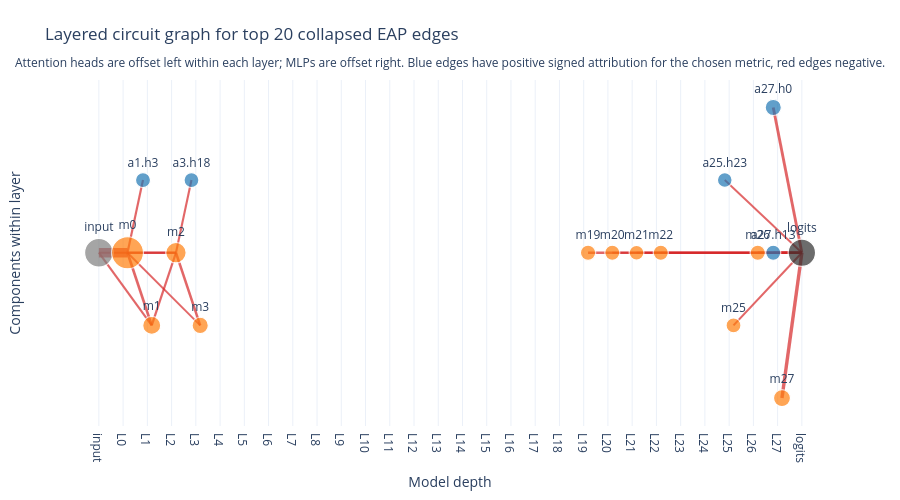
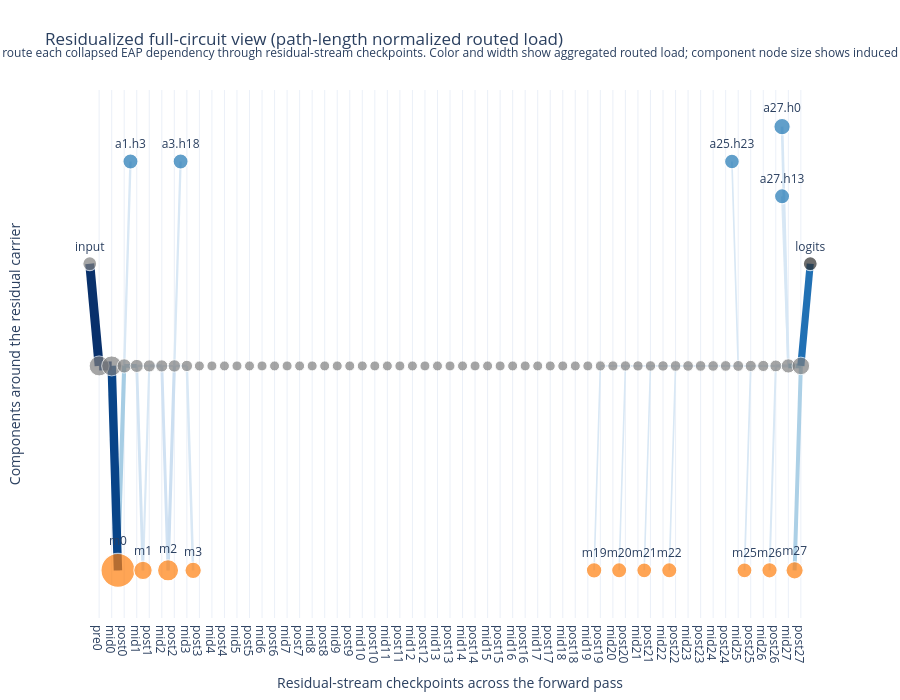

Notebook source saved alongside these figures, in order:
### Markdown cell above
## Selected Necessary Edges

### Code cell
underlying_edge_map = (
    llama_underlying.groupby("collapsed_edge", dropna=False)["underlying_edge"]
    .agg(lambda values: values.astype(str).tolist())
    .to_dict()
)

necessary_edges_table = llama_edges.copy()
necessary_edges_table["underlying_edges"] = necessary_edges_table["collapsed_edge"].map(underlying_edge_map)
necessary_edges_table = necessary_edges_table.sort_values("rank", kind="stable")[[
        "collapsed_edge",
        "parent",
        "child",
        "signed_sum",
        "abs_score",
        "rank",
        "underlying_edge_count",
        "underlying_edges",
    ]]

display(necessary_edges_table)

llama_circuit_nodes = budgeted_node_scores(llama_edges)
llama_circuit_figures = build_live_budgeted_circuit_figures(
    llama_edges,
    llama_circuit_nodes,
    top_k_edges=len(llama_edges),
    layered_circuit_min_height=500,
    layered_circuit_height_per_node=18,
)

display(Markdown("### Circuit View"))
display(Markdown("**Layered circuit**"))
display(llama_circuit_figures["layered_circuit"])

display(Markdown("**Residualized full circuit (path-length normalized routed load)**"))
display(llama_circuit_figures["residualized_normalized"])

### Figure 1 — Plotly figure (JSON) as saved in the notebook; plotly's stock layout.template omitted (floating-point values rounded to 4 significant figures)
{"data": [{"hovertemplate": "Rank 1<br>input -> m0<br>Signed score: -0.1571<br>|score|: 0.1571<br>Underlying edges: 1<extra></extra>", "line": {"color": "rgba(214,39,40,0.70)", "width": 9.5}, "mode": "lines", "showlegend": false, "type": "scatter", "x": [0, 1.18], "y": [0, 0]}, {"hovertemplate": "Rank 2<br>m27 -> logits<br>Signed score: -0.0374<br>|score|: 0.0374<br>Underlying edges: 1<extra></extra>", "line": {"color": "rgba(214,39,40,0.70)", "width": 3.407}, "mode": "lines", "showlegend": false, "type": "scatter", "x": [28.18, 29], "y": [-1, 0]}, {"hovertemplate": "Rank 3<br>a27.h0 -> logits<br>Signed score: -0.0271<br>|score|: 0.0271<br>Underlying edges: 1<extra></extra>", "line": {"color": "rgba(214,39,40,0.70)", "width": 2.879}, "mode": "lines", "showlegend": false, "type": "scatter", "x": [27.82, 29], "y": [1, 0]}, {"hovertemplate": "Rank 4<br>m0 -> m1<br>Signed score: -0.0228<br>|score|: 0.0228<br>Underlying edges: 1<extra></extra>", "line": {"color": "rgba(214,39,40,0.70)", "width": 2.663}, "mode": "lines", "showlegend": false, "type": "scatter", "x": [1.18, 2.18], "y": [0, -0.5]}, {"hovertemplate": "Rank 5<br>m0 -> m2<br>Signed score: -0.0222<br>|score|: 0.0222<br>Underlying edges: 1<extra></extra>", "line": {"color": "rgba(214,39,40,0.70)", "width": 2.631}, "mode": "lines", "showlegend": false, "type": "scatter", "x": [1.18, 3.18], "y": [0, 0]}, {"hovertemplate": "Rank 6<br>m2 -> m3<br>Signed score: -0.0198<br>|score|: 0.0198<br>Underlying edges: 1<extra></extra>", "line": {"color": "rgba(214,39,40,0.70)", "width": 2.506}, "mode": "lines", "showlegend": false, "type": "scatter", "x": [3.18, 4.18], "y": [0, -0.5]}, {"hovertemplate": "Rank 7<br>m19 -> logits<br>Signed score: -0.0167<br>|score|: 0.0167<br>Underlying edges: 1<extra></extra>", "line": {"color": "rgba(214,39,40,0.70)", "width": 2.351}, "mode": "lines", "showlegend": false, "type": "scatter", "x": [20.18, 29], "y": [0, 0]}, {"hovertemplate": "Rank 8<br>m26 -> logits<br>Signed score: -0.0155<br>|score|: 0.0155<br>Underlying edges: 1<extra></extra>", "line": {"color": "rgba(214,39,40,0.70)", "width": 2.29}, "mode": "lines", "showlegend": false, "type": "scatter", "x": [27.18, 29], "y": [0, 0]}, {"hovertemplate": "Rank 9<br>m1 -> m2<br>Signed score: -0.0148<br>|score|: 0.0148<br>Underlying edges: 1<extra></extra>", "line": {"color": "rgba(214,39,40,0.70)", "width": 2.255}, "mode": "lines", "showlegend": false, "type": "scatter", "x": [2.18, 3.18], "y": [-0.5, 0]}, {"hovertemplate": "Rank 10<br>m22 -> logits<br>Signed score: -0.0139<br>|score|: 0.0139<br>Underlying edges: 1<extra></extra>", "line": {"color": "rgba(214,39,40,0.70)", "width": 2.206}, "mode": "lines", "showlegend": false, "type": "scatter", "x": [23.18, 29], "y": [0, 0]}, {"hovertemplate": "Rank 11<br>m0 -> a1.h3<br>Signed score: -0.0123<br>|score|: 0.0130<br>Underlying edges: 3<extra></extra>", "line": {"color": "rgba(214,39,40,0.70)", "width": 2.164}, "mode": "lines", "showlegend": false, "type": "scatter", "x": [1.18, 1.82], "y": [0, 0.5]}, {"hovertemplate": "Rank 12<br>a27.h13 -> logits<br>Signed score: -0.0130<br>|score|: 0.0130<br>Underlying edges: 1<extra></extra>", "line": {"color": "rgba(214,39,40,0.70)", "width": 2.16}, "mode": "lines", "showlegend": false, "type": "scatter", "x": [27.82, 29], "y": [0, 0]}, {"hovertemplate": "Rank 13<br>m20 -> logits<br>Signed score: -0.0129<br>|score|: 0.0129<br>Underlying edges: 1<extra></extra>", "line": {"color": "rgba(214,39,40,0.70)", "width": 2.157}, "mode": "lines", "showlegend": false, "type": "scatter", "x": [21.18, 29], "y": [0, 0]}, {"hovertemplate": "Rank 14<br>input -> m1<br>Signed score: -0.0128<br>|score|: 0.0128<br>Underlying edges: 1<extra></extra>", "line": {"color": "rgba(214,39,40,0.70)", "width": 2.153}, "mode": "lines", "showlegend": false, "type": "scatter", "x": [0, 2.18], "y": [0, -0.5]}, {"hovertemplate": "Rank 15<br>m2 -> a3.h18<br>Signed score: -0.0089<br>|score|: 0.0118<br>Underlying edges: 3<extra></extra>", "line": {"color": "rgba(214,39,40,0.70)", "width": 2.099}, "mode": "lines", "showlegend": false, "type": "scatter", "x": [3.18, 3.82], "y": [0, 0.5]}, {"hovertemplate": "Rank 16<br>m25 -> logits<br>Signed score: -0.0117<br>|score|: 0.0117<br>Underlying edges: 1<extra></extra>", "line": {"color": "rgba(214,39,40,0.70)", "width": 2.094}, "mode": "lines", "showlegend": false, "type": "scatter", "x": [26.18, 29], "y": [-0.5, 0]}, {"hovertemplate": "Rank 17<br>input -> m2<br>Signed score: -0.0114<br>|score|: 0.0114<br>Underlying edges: 1<extra></extra>", "line": {"color": "rgba(214,39,40,0.70)", "width": 2.082}, "mode": "lines", "showlegend": false, "type": "scatter", "x": [0, 3.18], "y": [0, 0]}, {"hovertemplate": "Rank 18<br>m21 -> logits<br>Signed score: -0.0098<br>|score|: 0.0098<br>Underlying edges: 1<extra></extra>", "line": {"color": "rgba(214,39,40,0.70)", "width": 1.999}, "mode": "lines", "showlegend": false, "type": "scatter", "x": [22.18, 29], "y": [0, 0]}, {"hovertemplate": "Rank 19<br>a25.h23 -> logits<br>Signed score: -0.0089<br>|score|: 0.0089<br>Underlying edges: 1<extra></extra>", "line": {"color": "rgba(214,39,40,0.70)", "width": 1.953}, "mode": "lines", "showlegend": false, "type": "scatter", "x": [25.82, 29], "y": [0.5, 0]}, {"hovertemplate": "Rank 20<br>m0 -> m3<br>Signed score: -0.0084<br>|score|: 0.0084<br>Underlying edges: 1<extra></extra>", "line": {"color": "rgba(214,39,40,0.70)", "width": 1.928}, "mode": "lines", "showlegend": false, "type": "scatter", "x": [1.18, 4.18], "y": [0, -0.5]}, {"customdata": ["Node: input<br>Kind: input<br>Layer: N/A<br>Incident |score| sum: 0.1813", "Node: logits<br>Kind: logits<br>Layer: N/A<br>Incident |score| sum: 0.1668", "Node: m0<br>Kind: mlp<br>Layer: 0<br>Incident |score| sum: 0.2236", "Node: a1.h3<br>Kind: attn<br>Layer: 1<br>Incident |score| sum: 0.0130", "Node: m1<br>Kind: mlp<br>Layer: 1<br>Incident |score| sum: 0.0505", "Node: m2<br>Kind: mlp<br>Layer: 2<br>Incident |score| sum: 0.0800", "Node: a3.h18<br>Kind: attn<br>Layer: 3<br>Incident |score| sum: 0.0118", "Node: m3<br>Kind: mlp<br>Layer: 3<br>Incident |score| sum: 0.0282", "Node: m19<br>Kind: mlp<br>Layer: 19<br>Incident |score| sum: 0.0167", "Node: m20<br>Kind: mlp<br>Layer: 20<br>Incident |score| sum: 0.0129", "Node: m21<br>Kind: mlp<br>Layer: 21<br>Incident |score| sum: 0.0098", "Node: m22<br>Kind: mlp<br>Layer: 22<br>Incident |score| sum: 0.0139", "Node: a25.h23<br>Kind: attn<br>Layer: 25<br>Incident |score| sum: 0.0089", "Node: m25<br>Kind: mlp<br>Layer: 25<br>Incident |score| sum: 0.0117", "Node: m26<br>Kind: mlp<br>Layer: 26<br>Incident |score| sum: 0.0155", "Node: a27.h0<br>Kind: attn<br>Layer: 27<br>Incident |score| sum: 0.0271", "Node: a27.h13<br>Kind: attn<br>Layer: 27<br>Incident |score| sum: 0.0130", "Node: m27<br>Kind: mlp<br>Layer: 27<br>Incident |score| sum: 0.0374"], "hovertemplate": "%{customdata}<extra></extra>", "marker": {"color": ["#7f7f7f", "#2f2f2f", "#ff7f0e", "#1f77b4", "#ff7f0e", "#ff7f0e", "#1f77b4", "#ff7f0e", "#ff7f0e", "#ff7f0e", "#ff7f0e", "#ff7f0e", "#1f77b4", "#ff7f0e", "#ff7f0e", "#1f77b4", "#1f77b4", "#ff7f0e"], "line": {"color": "white", "width": 1.2}, "size": [28.6, 27.43, 32, 15.05, 18.06, 20.44, 14.95, 16.27, 15.34, 15.04, 14.79, 15.12, 14.72, 14.94, 15.25, 16.18, 15.04, 17.02]}, "mode": "markers+text", "showlegend": false, "text": ["input", "logits", "m0", "a1.h3", "m1", "m2", "a3.h18", "m3", "m19", "m20", "m21", "m22", "a25.h23", "m25", "m26", "a27.h0", "a27.h13", "m27"], "textposition": "top center", "type": "scatter", "x": [0, 29, 1.18, 1.82, 2.18, 3.18, 3.82, 4.18, 20.18, 21.18, 22.18, 23.18, 25.82, 26.18, 27.18, 27.82, 27.82, 28.18], "y": [0, 0, 0, 0.5, -0.5, 0, 0.5, -0.5, 0, 0, 0, 0, 0.5, -0.5, 0, 1, 0, -1]}], "layout": {"annotations": [{"showarrow": false, "text": "Attention heads are offset left within each layer; MLPs are offset right. Blue edges have positive signed attribution for the chosen metric, red edges negative.", "x": 0.5, "xref": "paper", "y": 1.08, "yref": "paper"}], "height": 500, "hovermode": "closest", "margin": {"b": 40, "l": 40, "r": 40, "t": 80}, "title": {"text": "Layered circuit graph for top 20 collapsed EAP edges"}, "xaxis": {"showgrid": true, "ticktext": ["input", "L0", "L1", "L2", "L3", "L4", "L5", "L6", "L7", "L8", "L9", "L10", "L11", "L12", "L13", "L14", "L15", "L16", "L17", "L18", "L19", "L20", "L21", "L22", "L23", "L24", "L25", "L26", "L27", "logits"], "tickvals": [0, 1, 2, 3, 4, 5, 6, 7, 8, 9, 10, 11, 12, 13, 14, 15, 16, 17, 18, 19, 20, 21, 22, 23, 24, 25, 26, 27, 28, 29], "title": {"text": "Model depth"}, "zeroline": false}, "yaxis": {"showgrid": false, "showticklabels": false, "title": {"text": "Components within layer"}, "zeroline": false}}}

### Figure 2 — Plotly figure (JSON) as saved in the notebook; plotly's stock layout.template omitted (floating-point values rounded to 4 significant figures)
{"data": [{"hovertemplate": "m21 -> resid_post_21<br>Segment kind: write<br>Aggregated load: 0.0007<br>Aggregated signed load: -0.0007<br>Routed collapsed edges: 1<br>Example contributors: m21->logits<extra></extra>", "line": {"color": "rgb(217, 232, 245)", "width": 1.593}, "mode": "lines", "showlegend": false, "type": "scatter", "x": [43.5, 44], "y": [-2.2, 0]}, {"hovertemplate": "m20 -> resid_post_20<br>Segment kind: write<br>Aggregated load: 0.0008<br>Aggregated signed load: -0.0008<br>Routed collapsed edges: 1<br>Example contributors: m20->logits<extra></extra>", "line": {"color": "rgb(217, 232, 245)", "width": 1.607}, "mode": "lines", "showlegend": false, "type": "scatter", "x": [41.5, 42], "y": [-2.2, 0]}, {"hovertemplate": "m19 -> resid_post_19<br>Segment kind: write<br>Aggregated load: 0.0009<br>Aggregated signed load: -0.0009<br>Routed collapsed edges: 1<br>Example contributors: m19->logits<extra></extra>", "line": {"color": "rgb(217, 232, 245)", "width": 1.623}, "mode": "lines", "showlegend": false, "type": "scatter", "x": [39.5, 40], "y": [-2.2, 0]}, {"hovertemplate": "resid_post_19 -> resid_mid_20<br>Segment kind: carry<br>Aggregated load: 0.0009<br>Aggregated signed load: -0.0009<br>Routed collapsed edges: 1<br>Example contributors: m19->logits<extra></extra>", "line": {"color": "rgb(217, 232, 245)", "width": 1.623}, "mode": "lines", "showlegend": false, "type": "scatter", "x": [40, 41], "y": [0, 0]}, {"hovertemplate": "resid_mid_20 -> resid_post_20<br>Segment kind: carry<br>Aggregated load: 0.0009<br>Aggregated signed load: -0.0009<br>Routed collapsed edges: 1<br>Example contributors: m19->logits<extra></extra>", "line": {"color": "rgb(217, 232, 245)", "width": 1.623}, "mode": "lines", "showlegend": false, "type": "scatter", "x": [41, 42], "y": [0, 0]}, {"hovertemplate": "m22 -> resid_post_22<br>Segment kind: write<br>Aggregated load: 0.0012<br>Aggregated signed load: -0.0012<br>Routed collapsed edges: 1<br>Example contributors: m22->logits<extra></extra>", "line": {"color": "rgb(217, 232, 245)", "width": 1.653}, "mode": "lines", "showlegend": false, "type": "scatter", "x": [45.5, 46], "y": [-2.2, 0]}, {"hovertemplate": "resid_mid_2 -> resid_post_2<br>Segment kind: carry<br>Aggregated load: 0.0012<br>Aggregated signed load: -0.0012<br>Routed collapsed edges: 1<br>Example contributors: m0->m3<extra></extra>", "line": {"color": "rgb(217, 232, 245)", "width": 1.659}, "mode": "lines", "showlegend": false, "type": "scatter", "x": [5, 6], "y": [0, 0]}, {"hovertemplate": "a25.h23 -> resid_mid_25<br>Segment kind: write<br>Aggregated load: 0.0013<br>Aggregated signed load: -0.0013<br>Routed collapsed edges: 1<br>Example contributors: a25.h23->logits<extra></extra>", "line": {"color": "rgb(217, 232, 245)", "width": 1.668}, "mode": "lines", "showlegend": false, "type": "scatter", "x": [50.5, 51], "y": [2.2, 0]}, {"hovertemplate": "resid_post_20 -> resid_mid_21<br>Segment kind: carry<br>Aggregated load: 0.0017<br>Aggregated signed load: -0.0017<br>Routed collapsed edges: 2<br>Example contributors: m19->logits, m20->logits<extra></extra>", "line": {"color": "rgb(217, 232, 245)", "width": 1.73}, "mode": "lines", "showlegend": false, "type": "scatter", "x": [42, 43], "y": [0, 0]}, {"hovertemplate": "resid_mid_21 -> resid_post_21<br>Segment kind: carry<br>Aggregated load: 0.0017<br>Aggregated signed load: -0.0017<br>Routed collapsed edges: 2<br>Example contributors: m19->logits, m20->logits<extra></extra>", "line": {"color": "rgb(217, 232, 245)", "width": 1.73}, "mode": "lines", "showlegend": false, "type": "scatter", "x": [43, 44], "y": [0, 0]}, {"hovertemplate": "m25 -> resid_post_25<br>Segment kind: write<br>Aggregated load: 0.0019<br>Aggregated signed load: -0.0019<br>Routed collapsed edges: 1<br>Example contributors: m25->logits<extra></extra>", "line": {"color": "rgb(217, 232, 245)", "width": 1.758}, "mode": "lines", "showlegend": false, "type": "scatter", "x": [51.5, 52], "y": [-2.2, 0]}, {"hovertemplate": "resid_post_21 -> resid_mid_22<br>Segment kind: carry<br>Aggregated load: 0.0024<br>Aggregated signed load: -0.0024<br>Routed collapsed edges: 3<br>Example contributors: m19->logits, m20->logits, m21->logits<extra></extra>", "line": {"color": "rgb(217, 232, 245)", "width": 1.823}, "mode": "lines", "showlegend": false, "type": "scatter", "x": [44, 45], "y": [0, 0]}, {"hovertemplate": "resid_mid_22 -> resid_post_22<br>Segment kind: carry<br>Aggregated load: 0.0024<br>Aggregated signed load: -0.0024<br>Routed collapsed edges: 3<br>Example contributors: m19->logits, m20->logits, m21->logits<extra></extra>", "line": {"color": "rgb(217, 232, 245)", "width": 1.823}, "mode": "lines", "showlegend": false, "type": "scatter", "x": [45, 46], "y": [0, 0]}, {"hovertemplate": "resid_post_22 -> resid_mid_23<br>Segment kind: carry<br>Aggregated load: 0.0036<br>Aggregated signed load: -0.0036<br>Routed collapsed edges: 4<br>Example contributors: m19->logits, m22->logits, m20->logits, m21->logits<extra></extra>", "line": {"color": "rgb(217, 232, 245)", "width": 1.976}, "mode": "lines", "showlegend": false, "type": "scatter", "x": [46, 47], "y": [0, 0]}, {"hovertemplate": "resid_mid_23 -> resid_post_23<br>Segment kind: carry<br>Aggregated load: 0.0036<br>Aggregated signed load: -0.0036<br>Routed collapsed edges: 4<br>Example contributors: m19->logits, m22->logits, m20->logits, m21->logits<extra></extra>", "line": {"color": "rgb(217, 232, 245)", "width": 1.976}, "mode": "lines", "showlegend": false, "type": "scatter", "x": [47, 48], "y": [0, 0]}, {"hovertemplate": "resid_post_23 -> resid_mid_24<br>Segment kind: carry<br>Aggregated load: 0.0036<br>Aggregated signed load: -0.0036<br>Routed collapsed edges: 4<br>Example contributors: m19->logits, m22->logits, m20->logits, m21->logits<extra></extra>", "line": {"color": "rgb(217, 232, 245)", "width": 1.976}, "mode": "lines", "showlegend": false, "type": "scatter", "x": [48, 49], "y": [0, 0]}, {"hovertemplate": "resid_mid_24 -> resid_post_24<br>Segment kind: carry<br>Aggregated load: 0.0036<br>Aggregated signed load: -0.0036<br>Routed collapsed edges: 4<br>Example contributors: m19->logits, m22->logits, m20->logits, m21->logits<extra></extra>", "line": {"color": "rgb(217, 232, 245)", "width": 1.976}, "mode": "lines", "showlegend": false, "type": "scatter", "x": [49, 50], "y": [0, 0]}, {"hovertemplate": "resid_post_24 -> resid_mid_25<br>Segment kind: carry<br>Aggregated load: 0.0036<br>Aggregated signed load: -0.0036<br>Routed collapsed edges: 4<br>Example contributors: m19->logits, m22->logits, m20->logits, m21->logits<extra></extra>", "line": {"color": "rgb(217, 232, 245)", "width": 1.976}, "mode": "lines", "showlegend": false, "type": "scatter", "x": [50, 51], "y": [0, 0]}, {"hovertemplate": "m26 -> resid_post_26<br>Segment kind: write<br>Aggregated load: 0.0039<br>Aggregated signed load: -0.0039<br>Routed collapsed edges: 1<br>Example contributors: m26->logits<extra></extra>", "line": {"color": "rgb(217, 232, 245)", "width": 2.014}, "mode": "lines", "showlegend": false, "type": "scatter", "x": [53.5, 54], "y": [-2.2, 0]}, {"hovertemplate": "resid_mid_0 -> resid_post_0<br>Segment kind: carry<br>Aggregated load: 0.0042<br>Aggregated signed load: -0.0042<br>Routed collapsed edges: 2<br>Example contributors: input->m1, input->m2<extra></extra>", "line": {"color": "rgb(217, 232, 245)", "width": 2.056}, "mode": "lines", "showlegend": false, "type": "scatter", "x": [1, 2], "y": [0, 0]}, {"hovertemplate": "a27.h13 -> resid_mid_27<br>Segment kind: write<br>Aggregated load: 0.0043<br>Aggregated signed load: -0.0043<br>Routed collapsed edges: 1<br>Example contributors: a27.h13->logits<extra></extra>", "line": {"color": "rgb(217, 232, 245)", "width": 2.073}, "mode": "lines", "showlegend": false, "type": "scatter", "x": [54.5, 55], "y": [1.825, 0]}, {"hovertemplate": "resid_mid_25 -> resid_post_25<br>Segment kind: carry<br>Aggregated load: 0.0049<br>Aggregated signed load: -0.0049<br>Routed collapsed edges: 5<br>Example contributors: m19->logits, m22->logits, m20->logits, m21->logits<extra></extra>", "line": {"color": "rgb(217, 232, 245)", "width": 2.144}, "mode": "lines", "showlegend": false, "type": "scatter", "x": [51, 52], "y": [0, 0]}, {"hovertemplate": "m1 -> resid_post_1<br>Segment kind: write<br>Aggregated load: 0.0049<br>Aggregated signed load: -0.0049<br>Routed collapsed edges: 1<br>Example contributors: m1->m2<extra></extra>", "line": {"color": "rgb(217, 232, 245)", "width": 2.155}, "mode": "lines", "showlegend": false, "type": "scatter", "x": [3.5, 4], "y": [-2.2, 0]}, {"hovertemplate": "resid_post_2 -> a3.h18<br>Segment kind: read<br>Aggregated load: 0.0059<br>Aggregated signed load: -0.0044<br>Routed collapsed edges: 1<br>Example contributors: m2->a3.h18<extra></extra>", "line": {"color": "rgb(217, 232, 245)", "width": 2.28}, "mode": "lines", "showlegend": false, "type": "scatter", "x": [6, 6.5], "y": [0, 2.2]}, {"hovertemplate": "resid_post_0 -> a1.h3<br>Segment kind: read<br>Aggregated load: 0.0065<br>Aggregated signed load: -0.0061<br>Routed collapsed edges: 1<br>Example contributors: m0->a1.h3<extra></extra>", "line": {"color": "rgb(217, 232, 245)", "width": 2.365}, "mode": "lines", "showlegend": false, "type": "scatter", "x": [2, 2.5], "y": [0, 2.2]}, {"hovertemplate": "resid_post_25 -> resid_mid_26<br>Segment kind: carry<br>Aggregated load: 0.0068<br>Aggregated signed load: -0.0068<br>Routed collapsed edges: 6<br>Example contributors: m19->logits, m22->logits, m20->logits, m25->logits<extra></extra>", "line": {"color": "rgb(217, 232, 245)", "width": 2.402}, "mode": "lines", "showlegend": false, "type": "scatter", "x": [52, 53], "y": [0, 0]}, {"hovertemplate": "resid_mid_26 -> resid_post_26<br>Segment kind: carry<br>Aggregated load: 0.0068<br>Aggregated signed load: -0.0068<br>Routed collapsed edges: 6<br>Example contributors: m19->logits, m22->logits, m20->logits, m25->logits<extra></extra>", "line": {"color": "rgb(217, 232, 245)", "width": 2.402}, "mode": "lines", "showlegend": false, "type": "scatter", "x": [53, 54], "y": [0, 0]}, {"hovertemplate": "resid_mid_1 -> resid_post_1<br>Segment kind: carry<br>Aggregated load: 0.0073<br>Aggregated signed load: -0.0073<br>Routed collapsed edges: 3<br>Example contributors: m0->m2, input->m2, m0->m3<extra></extra>", "line": {"color": "rgb(217, 232, 245)", "width": 2.464}, "mode": "lines", "showlegend": false, "type": "scatter", "x": [3, 4], "y": [0, 0]}, {"hovertemplate": "resid_post_2 -> resid_mid_3<br>Segment kind: carry<br>Aggregated load: 0.0078<br>Aggregated signed load: -0.0078<br>Routed collapsed edges: 2<br>Example contributors: m2->m3, m0->m3<extra></extra>", "line": {"color": "rgb(217, 232, 245)", "width": 2.533}, "mode": "lines", "showlegend": false, "type": "scatter", "x": [6, 7], "y": [0, 0]}, {"hovertemplate": "resid_mid_3 -> m3<br>Segment kind: read<br>Aggregated load: 0.0078<br>Aggregated signed load: -0.0078<br>Routed collapsed edges: 2<br>Example contributors: m2->m3, m0->m3<extra></extra>", "line": {"color": "rgb(217, 232, 245)", "width": 2.533}, "mode": "lines", "showlegend": false, "type": "scatter", "x": [7, 7.5], "y": [0, -2.2]}, {"hovertemplate": "a27.h0 -> resid_mid_27<br>Segment kind: write<br>Aggregated load: 0.0090<br>Aggregated signed load: -0.0090<br>Routed collapsed edges: 1<br>Example contributors: a27.h0->logits<extra></extra>", "line": {"color": "rgb(215, 231, 245)", "width": 2.697}, "mode": "lines", "showlegend": false, "type": "scatter", "x": [54.5, 55], "y": [2.575, 0]}, {"hovertemplate": "resid_mid_1 -> m1<br>Segment kind: read<br>Aggregated load: 0.0102<br>Aggregated signed load: -0.0102<br>Routed collapsed edges: 2<br>Example contributors: m0->m1, input->m1<extra></extra>", "line": {"color": "rgb(211, 228, 243)", "width": 2.849}, "mode": "lines", "showlegend": false, "type": "scatter", "x": [3, 3.5], "y": [0, -2.2]}, {"hovertemplate": "resid_post_26 -> resid_mid_27<br>Segment kind: carry<br>Aggregated load: 0.0107<br>Aggregated signed load: -0.0107<br>Routed collapsed edges: 7<br>Example contributors: m19->logits, m26->logits, m22->logits, m20->logits<extra></extra>", "line": {"color": "rgb(210, 227, 243)", "width": 2.916}, "mode": "lines", "showlegend": false, "type": "scatter", "x": [54, 55], "y": [0, 0]}, {"hovertemplate": "resid_mid_2 -> m2<br>Segment kind: read<br>Aggregated load: 0.0110<br>Aggregated signed load: -0.0110<br>Routed collapsed edges: 3<br>Example contributors: m0->m2, m1->m2, input->m2<extra></extra>", "line": {"color": "rgb(209, 226, 243)", "width": 2.961}, "mode": "lines", "showlegend": false, "type": "scatter", "x": [5, 5.5], "y": [0, -2.2]}, {"hovertemplate": "resid_post_1 -> resid_mid_2<br>Segment kind: carry<br>Aggregated load: 0.0122<br>Aggregated signed load: -0.0122<br>Routed collapsed edges: 4<br>Example contributors: m0->m2, m1->m2, input->m2, m0->m3<extra></extra>", "line": {"color": "rgb(205, 223, 241)", "width": 3.12}, "mode": "lines", "showlegend": false, "type": "scatter", "x": [4, 5], "y": [0, 0]}, {"hovertemplate": "m2 -> resid_post_2<br>Segment kind: write<br>Aggregated load: 0.0125<br>Aggregated signed load: -0.0110<br>Routed collapsed edges: 2<br>Example contributors: m2->m3, m2->a3.h18<extra></extra>", "line": {"color": "rgb(204, 223, 241)", "width": 3.154}, "mode": "lines", "showlegend": false, "type": "scatter", "x": [5.5, 6], "y": [-2.2, 0]}, {"hovertemplate": "resid_post_0 -> resid_mid_1<br>Segment kind: carry<br>Aggregated load: 0.0174<br>Aggregated signed load: -0.0174<br>Routed collapsed edges: 5<br>Example contributors: m0->m1, m0->m2, input->m1, input->m2<extra></extra>", "line": {"color": "rgb(179, 211, 232)", "width": 3.814}, "mode": "lines", "showlegend": false, "type": "scatter", "x": [2, 3], "y": [0, 0]}, {"hovertemplate": "m27 -> resid_post_27<br>Segment kind: write<br>Aggregated load: 0.0187<br>Aggregated signed load: -0.0187<br>Routed collapsed edges: 1<br>Example contributors: m27->logits<extra></extra>", "line": {"color": "rgb(172, 208, 230)", "width": 3.983}, "mode": "lines", "showlegend": false, "type": "scatter", "x": [55.5, 56], "y": [-2.2, 0]}, {"hovertemplate": "m0 -> resid_post_0<br>Segment kind: write<br>Aggregated load: 0.0198<br>Aggregated signed load: -0.0194<br>Routed collapsed edges: 4<br>Example contributors: m0->m1, m0->m2, m0->a1.h3, m0->m3<extra></extra>", "line": {"color": "rgb(166, 205, 228)", "width": 4.122}, "mode": "lines", "showlegend": false, "type": "scatter", "x": [1.5, 2], "y": [-2.2, 0]}, {"hovertemplate": "resid_mid_27 -> resid_post_27<br>Segment kind: carry<br>Aggregated load: 0.0240<br>Aggregated signed load: -0.0240<br>Routed collapsed edges: 9<br>Example contributors: a27.h0->logits, m19->logits, m26->logits, m22->logits<extra></extra>", "line": {"color": "rgb(138, 191, 221)", "width": 4.685}, "mode": "lines", "showlegend": false, "type": "scatter", "x": [55, 56], "y": [0, 0]}, {"hovertemplate": "resid_post_27 -> logits<br>Segment kind: read<br>Aggregated load: 0.0427<br>Aggregated signed load: -0.0427<br>Routed collapsed edges: 10<br>Example contributors: m27->logits, a27.h0->logits, m19->logits, m26->logits<extra></extra>", "line": {"color": "rgb(32, 112, 180)", "width": 7.168}, "mode": "lines", "showlegend": false, "type": "scatter", "x": [56, 56.75], "y": [0, 1.1]}, {"hovertemplate": "resid_mid_0 -> m0<br>Segment kind: read<br>Aggregated load: 0.0524<br>Aggregated signed load: -0.0524<br>Routed collapsed edges: 1<br>Example contributors: input->m0<extra></extra>", "line": {"color": "rgb(8, 68, 136)", "width": 8.444}, "mode": "lines", "showlegend": false, "type": "scatter", "x": [1, 1.5], "y": [0, -2.2]}, {"hovertemplate": "input -> resid_pre_0<br>Segment kind: write<br>Aggregated load: 0.0566<br>Aggregated signed load: -0.0566<br>Routed collapsed edges: 3<br>Example contributors: input->m0, input->m1, input->m2<extra></extra>", "line": {"color": "rgb(8, 48, 107)", "width": 9}, "mode": "lines", "showlegend": false, "type": "scatter", "x": [-0.75, 0], "y": [1.1, 0]}, {"hovertemplate": "resid_pre_0 -> resid_mid_0<br>Segment kind: carry<br>Aggregated load: 0.0566<br>Aggregated signed load: -0.0566<br>Routed collapsed edges: 3<br>Example contributors: input->m0, input->m1, input->m2<extra></extra>", "line": {"color": "rgb(8, 48, 107)", "width": 9}, "mode": "lines", "showlegend": false, "type": "scatter", "x": [0, 1], "y": [0, 0]}, {"customdata": ["Checkpoint: pre0<br>Incident routed load: 0.1131", "Checkpoint: mid0<br>Incident routed load: 0.1131", "Checkpoint: post0<br>Incident routed load: 0.0479", "Checkpoint: mid1<br>Incident routed load: 0.0349", "Checkpoint: post1<br>Incident routed load: 0.0244", "Checkpoint: mid2<br>Incident routed load: 0.0244", "Checkpoint: post2<br>Incident routed load: 0.0273", "Checkpoint: mid3<br>Incident routed load: 0.0156", "Checkpoint: post3<br>Incident routed load: 0.0000", "Checkpoint: mid4<br>Incident routed load: 0.0000", "Checkpoint: post4<br>Incident routed load: 0.0000", "Checkpoint: mid5<br>Incident routed load: 0.0000", "Checkpoint: post5<br>Incident routed load: 0.0000", "Checkpoint: mid6<br>Incident routed load: 0.0000", "Checkpoint: post6<br>Incident routed load: 0.0000", "Checkpoint: mid7<br>Incident routed load: 0.0000", "Checkpoint: post7<br>Incident routed load: 0.0000", "Checkpoint: mid8<br>Incident routed load: 0.0000", "Checkpoint: post8<br>Incident routed load: 0.0000", "Checkpoint: mid9<br>Incident routed load: 0.0000", "Checkpoint: post9<br>Incident routed load: 0.0000", "Checkpoint: mid10<br>Incident routed load: 0.0000", "Checkpoint: post10<br>Incident routed load: 0.0000", "Checkpoint: mid11<br>Incident routed load: 0.0000", "Checkpoint: post11<br>Incident routed load: 0.0000", "Checkpoint: mid12<br>Incident routed load: 0.0000", "Checkpoint: post12<br>Incident routed load: 0.0000", "Checkpoint: mid13<br>Incident routed load: 0.0000", "Checkpoint: post13<br>Incident routed load: 0.0000", "Checkpoint: mid14<br>Incident routed load: 0.0000", "Checkpoint: post14<br>Incident routed load: 0.0000", "Checkpoint: mid15<br>Incident routed load: 0.0000", "Checkpoint: post15<br>Incident routed load: 0.0000", "Checkpoint: mid16<br>Incident routed load: 0.0000", "Checkpoint: post16<br>Incident routed load: 0.0000", "Checkpoint: mid17<br>Incident routed load: 0.0000", "Checkpoint: post17<br>Incident routed load: 0.0000", "Checkpoint: mid18<br>Incident routed load: 0.0000", "Checkpoint: post18<br>Incident routed load: 0.0000", "Checkpoint: mid19<br>Incident routed load: 0.0000", "Checkpoint: post19<br>Incident routed load: 0.0019", "Checkpoint: mid20<br>Incident routed load: 0.0019", "Checkpoint: post20<br>Incident routed load: 0.0035", "Checkpoint: mid21<br>Incident routed load: 0.0035", "Checkpoint: post21<br>Incident routed load: 0.0049", "Checkpoint: mid22<br>Incident routed load: 0.0049", "Checkpoint: post22<br>Incident routed load: 0.0072", "Checkpoint: mid23<br>Incident routed load: 0.0072", "Checkpoint: post23<br>Incident routed load: 0.0072", "Checkpoint: mid24<br>Incident routed load: 0.0072", "Checkpoint: post24<br>Incident routed load: 0.0072", "Checkpoint: mid25<br>Incident routed load: 0.0097", "Checkpoint: post25<br>Incident routed load: 0.0136", "Checkpoint: mid26<br>Incident routed load: 0.0136", "Checkpoint: post26<br>Incident routed load: 0.0214", "Checkpoint: mid27<br>Incident routed load: 0.0480", "Checkpoint: post27<br>Incident routed load: 0.0855"], "hovertemplate": "%{customdata}<extra></extra>", "marker": {"color": "#7f7f7f", "line": {"color": "white", "width": 1}, "size": [20, 20, 14.24, 13.08, 12.16, 12.16, 12.42, 11.38, 10, 10, 10, 10, 10, 10, 10, 10, 10, 10, 10, 10, 10, 10, 10, 10, 10, 10, 10, 10, 10, 10, 10, 10, 10, 10, 10, 10, 10, 10, 10, 10, 10.16, 10.16, 10.31, 10.31, 10.43, 10.43, 10.63, 10.63, 10.63, 10.63, 10.63, 10.86, 11.2, 11.2, 11.89, 14.25, 17.56]}, "mode": "markers", "showlegend": false, "type": "scatter", "x": [0, 1, 2, 3, 4, 5, 6, 7, 8, 9, 10, 11, 12, 13, 14, 15, 16, 17, 18, 19, 20, 21, 22, 23, 24, 25, 26, 27, 28, 29, 30, 31, 32, 33, 34, 35, 36, 37, 38, 39, 40, 41, 42, 43, 44, 45, 46, 47, 48, 49, 50, 51, 52, 53, 54, 55, 56], "y": [0, 0, 0, 0, 0, 0, 0, 0, 0, 0, 0, 0, 0, 0, 0, 0, 0, 0, 0, 0, 0, 0, 0, 0, 0, 0, 0, 0, 0, 0, 0, 0, 0, 0, 0, 0, 0, 0, 0, 0, 0, 0, 0, 0, 0, 0, 0, 0, 0, 0, 0, 0, 0, 0, 0, 0, 0]}, {"customdata": ["Node: input<br>Kind: input<br>Layer: N/A<br>Induced score: N/A<br>Fallback routed load: 0.1813", "Node: logits<br>Kind: logits<br>Layer: N/A<br>Induced score: N/A<br>Fallback routed load: 0.1668", "Node: m0<br>Kind: mlp<br>Layer: 0<br>Induced score: 0.2236<br>Fallback routed load: 0.2236", "Node: a1.h3<br>Kind: attn<br>Layer: 1<br>Induced score: 0.0130<br>Fallback routed load: 0.0130", "Node: m1<br>Kind: mlp<br>Layer: 1<br>Induced score: 0.0505<br>Fallback routed load: 0.0505", "Node: m2<br>Kind: mlp<br>Layer: 2<br>Induced score: 0.0800<br>Fallback routed load: 0.0800", "Node: a3.h18<br>Kind: attn<br>Layer: 3<br>Induced score: 0.0118<br>Fallback routed load: 0.0118", "Node: m3<br>Kind: mlp<br>Layer: 3<br>Induced score: 0.0282<br>Fallback routed load: 0.0282", "Node: m19<br>Kind: mlp<br>Layer: 19<br>Induced score: 0.0167<br>Fallback routed load: 0.0167", "Node: m20<br>Kind: mlp<br>Layer: 20<br>Induced score: 0.0129<br>Fallback routed load: 0.0129", "Node: m21<br>Kind: mlp<br>Layer: 21<br>Induced score: 0.0098<br>Fallback routed load: 0.0098", "Node: m22<br>Kind: mlp<br>Layer: 22<br>Induced score: 0.0139<br>Fallback routed load: 0.0139", "Node: a25.h23<br>Kind: attn<br>Layer: 25<br>Induced score: 0.0089<br>Fallback routed load: 0.0089", "Node: m25<br>Kind: mlp<br>Layer: 25<br>Induced score: 0.0117<br>Fallback routed load: 0.0117", "Node: m26<br>Kind: mlp<br>Layer: 26<br>Induced score: 0.0155<br>Fallback routed load: 0.0155", "Node: a27.h0<br>Kind: attn<br>Layer: 27<br>Induced score: 0.0271<br>Fallback routed load: 0.0271", "Node: a27.h13<br>Kind: attn<br>Layer: 27<br>Induced score: 0.0130<br>Fallback routed load: 0.0130", "Node: m27<br>Kind: mlp<br>Layer: 27<br>Induced score: 0.0374<br>Fallback routed load: 0.0374"], "hovertemplate": "%{customdata}<extra></extra>", "marker": {"color": ["#7f7f7f", "#2f2f2f", "#ff7f0e", "#1f77b4", "#ff7f0e", "#ff7f0e", "#1f77b4", "#ff7f0e", "#ff7f0e", "#ff7f0e", "#ff7f0e", "#ff7f0e", "#1f77b4", "#ff7f0e", "#ff7f0e", "#1f77b4", "#1f77b4", "#ff7f0e"], "line": {"color": "white", "width": 1.2}, "size": [14, 14, 34, 15.17, 18.52, 21.15, 15.05, 16.52, 15.49, 15.15, 14.88, 15.24, 14.8, 15.04, 15.39, 16.42, 15.16, 17.35]}, "mode": "markers+text", "showlegend": false, "text": ["input", "logits", "m0", "a1.h3", "m1", "m2", "a3.h18", "m3", "m19", "m20", "m21", "m22", "a25.h23", "m25", "m26", "a27.h0", "a27.h13", "m27"], "textposition": "top center", "type": "scatter", "x": [-0.75, 56.75, 1.5, 2.5, 3.5, 5.5, 6.5, 7.5, 39.5, 41.5, 43.5, 45.5, 50.5, 51.5, 53.5, 54.5, 54.5, 55.5], "y": [1.1, 1.1, -2.2, 2.2, -2.2, -2.2, 2.2, -2.2, -2.2, -2.2, -2.2, -2.2, 2.2, -2.2, -2.2, 2.575, 1.825, -2.2]}], "layout": {"annotations": [{"showarrow": false, "text": "Edges route each collapsed EAP dependency through residual-stream checkpoints. Color and width show aggregated routed load; component node size shows induced score.", "x": 0.5, "xref": "paper", "y": 1.09, "yref": "paper"}], "height": 700, "hovermode": "closest", "margin": {"b": 60, "l": 40, "r": 40, "t": 90}, "title": {"text": "Residualized full-circuit view (path-length normalized routed load)"}, "xaxis": {"showgrid": true, "ticktext": ["pre0", "mid0", "post0", "mid1", "post1", "mid2", "post2", "mid3", "post3", "mid4", "post4", "mid5", "post5", "mid6", "post6", "mid7", "post7", "mid8", "post8", "mid9", "post9", "mid10", "post10", "mid11", "post11", "mid12", "post12", "mid13", "post13", "mid14", "post14", "mid15", "post15", "mid16", "post16", "mid17", "post17", "mid18", "post18", "mid19", "post19", "mid20", "post20", "mid21", "post21", "mid22", "post22", "mid23", "post23", "mid24", "post24", "mid25", "post25", "mid26", "post26", "mid27", "post27"], "tickvals": [0, 1, 2, 3, 4, 5, 6, 7, 8, 9, 10, 11, 12, 13, 14, 15, 16, 17, 18, 19, 20, 21, 22, 23, 24, 25, 26, 27, 28, 29, 30, 31, 32, 33, 34, 35, 36, 37, 38, 39, 40, 41, 42, 43, 44, 45, 46, 47, 48, 49, 50, 51, 52, 53, 54, 55, 56], "title": {"text": "Residual-stream checkpoints across the forward pass"}, "zeroline": false}, "yaxis": {"showgrid": false, "showticklabels": false, "title": {"text": "Components around the residual carrier"}, "zeroline": false}}}
